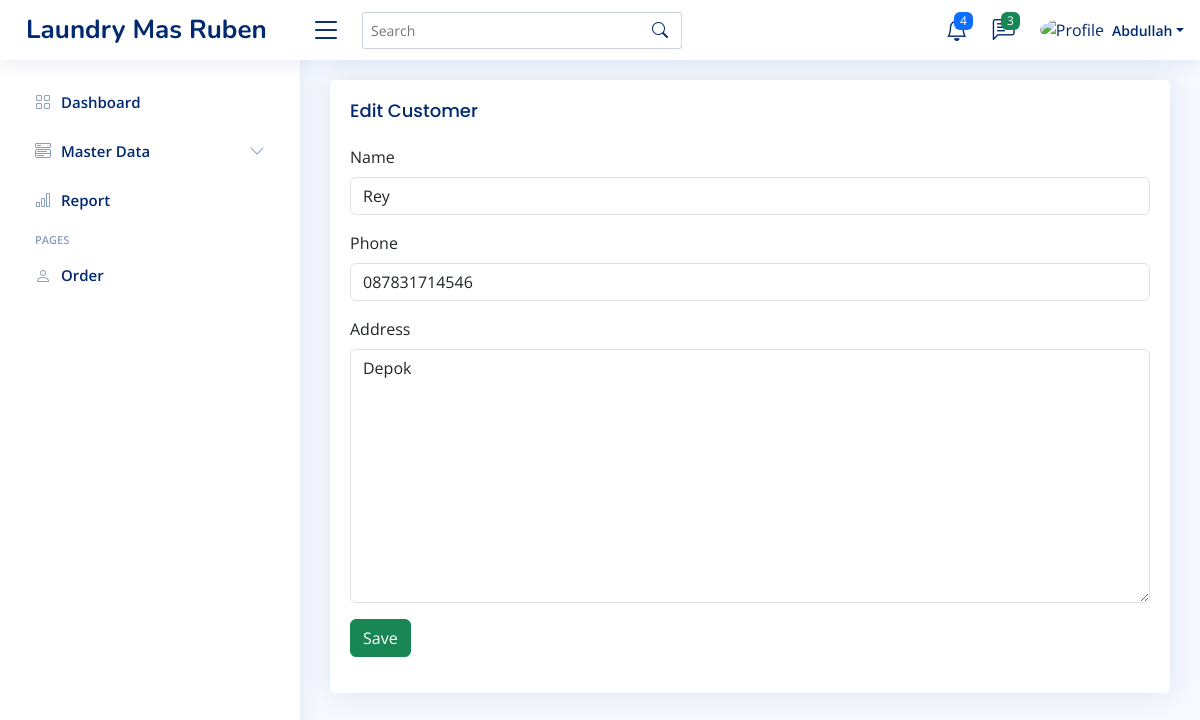
/home.php?page=tambah-customer&edit=8 (signed in), run on the app's committed database.
### tables this page shows
CREATE TABLE `customer` (
  `id` int(11) NOT NULL,
  `customer_name` varchar(50) NOT NULL,
  `phone` varchar(13) NOT NULL,
  `address` text NOT NULL,
  `created_at` timestamp NOT NULL DEFAULT current_timestamp(),
  `updated_at` timestamp NULL DEFAULT NULL ON UPDATE current_timestamp(),
  `deleted_at` datetime DEFAULT NULL
);

### content/tambah-customer.php (the view, shortened to what this page needs)
<?php
if(isset($_GET['edit'])){
    $edit = $_GET['edit'];
    $query = mysqli_query($config, "SELECT * FROM customer WHERE id='$edit'");
    $row = mysqli_fetch_assoc($query);
}
?>
<section class="section">
<div class="row">
    <div class="col-12">
        <div class="card">
            <div class="card-body">
                <h5 class="card-title"><?php echo isset($_GET['edit']) ? 'Edit' : 'Add' ?> Customer</h5>
                <form action="" method="post">
                    <div class="mb-3">
                        <label for="" class="form-label">Name</label>
                        <input name="customer_name" type="text" class="form-control" value="<?php echo isset($_GET['edit']) ? $row['customer_name'] : '' ?>" placeholder="Enter your name" required>
                    </div>
                    <div class="mb-3">
                        <label for="" class="form-label">Phone</label>
                        <input name="phone" type="text" class="form-control" value="<?php echo isset($_GET['edit']) ? $row['phone'] : '' ?>" placeholder="Enter your phone number" required>
                    </div>
                    <div class="mb-3">
                        <label for="" class="form-label">Address</label>
                        <textarea name="address" id="" cols="30" rows="10" class="form-control" required><?php echo isset($_GET['edit']) ? $row['address'] : '' ?></textarea>
                    </div>
                    <div class="mb-3">
                        <button name="save" type="submit" class="btn btn-success">Save</button>
                    </div>
                </form>
            </div>
        </div>
    </div>
</div>
</section>

### assets/css/style.css (style rules this page uses)
:root { scroll-behavior: smooth; }
body { font-family: "Open Sans", sans-serif; background: #f6f9ff; color: #444444; }
h1, h2, h3, h4, h5, h6 { font-family: "Nunito", sans-serif; }
.card { margin-bottom: 30px; border: none; border-radius: 5px; box-shadow: 0px 0 30px rgba(1, 41, 112, 0.1); }
.card-title { padding: 20px 0 15px 0; font-size: 18px; font-weight: 500; color: #012970; font-family: "Poppins", sans-serif; }
.card-body { padding: 0 20px 20px 20px; }

### data on the page
customer: customer_name "Rey", phone "087831714546", address "Depok"

### other printed values
$_SESSION['NAME'] "Abdullah"
